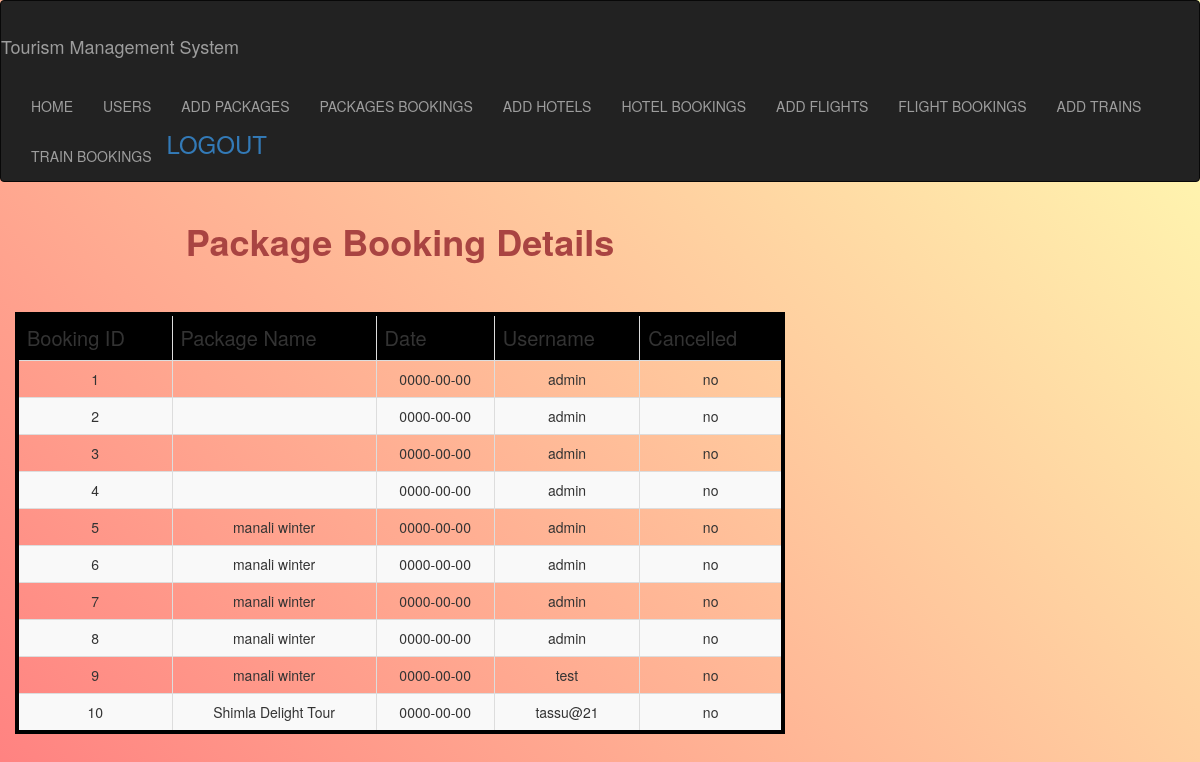
/Management/packagesbookings_view.php, run on the app's committed database.
### tables this page shows
CREATE TABLE `packagebookings` (
  `bookingID` int(11) NOT NULL,
  `packageName` varchar(255) NOT NULL,
  `date` date NOT NULL,
  `username` varchar(100) NOT NULL,
  `cancelled` enum('yes','no') NOT NULL DEFAULT 'no',
  `created_at` timestamp NOT NULL DEFAULT current_timestamp()
);

### Management/packagesbookings_view.php (the view, shortened to what this page needs)
<!Doctype html>
<html>
<head>
<link href="/css/main.css" rel="stylesheet">
<link href="/css/bootstrap.min.css" rel="stylesheet">
<link href="https://maxcdn.bootstrapcdn.com/font-awesome/4.7.0/css/font-awesome.min.css" rel="stylesheet">
<link rel="stylesheet" href="https://maxcdn.bootstrapcdn.com/bootstrap/3.3.7/css/bootstrap.min.css">
</head>
<body>
    <div class="container-fliud">
        <nav class="navbar navbar-inverse">
            <div class="container-fluid">
                <div class="navbar-header">
                    <h1 class="navbar-brand"> Tourism Management System</h1>
                </div>
                <div class="collapse navbar-collapse" id="nav">
                    <ul class="nav navbar-nav" style="float:right">
                        <li><a href="Home.php">HOME</a></li>
                        <li><a href="users_add.php">USERS</a></li>
                        <li><a href="packages_add.php">ADD PACKAGES</a></li>
                        <li><a href="packagesbookings_view.php">PACKAGES BOOKINGS</a></li>
                        <li><a href="hotels_add.php">ADD HOTELS</a></li>
                        <li><a href="hotelbookings_view.php">HOTEL BOOKINGS</a></li>
                        <li><a href="flights_add.php">ADD FLIGHTS</a></li>
                        <li><a href="flightbookings_view.php">FLIGHT BOOKINGS</a></li>
                        <li><a href="trains_add.php">ADD TRAINS</a></li>
                        <li><a href="trainbookings_view.php">TRAIN BOOKINGS</a></li>
                        <h3><a href="adminLogout.php">LOGOUT</a></h3>
                    </ul>
                </div>
            </div>
        </nav>
    </div>
    <div class="col-lg-8">
        <h1 class="text-danger text-center" style="font-weight:bold">Package Booking Details</h1>
        <br>
        <br>
        <div>
            <?php
            $servername = "localhost";
            $username = "root";
            $password = "";
            $dbname = "projectmeteor";
            $conn = new mysqli($servername, $username, $password, $dbname);
            $sql = "SELECT bookingID,packageName,date,username,cancelled FROM packagebookings";
            $result = $conn->query($sql);
            echo "
            <center>
            <table class='table table-striped table-bordered table-hover py-5' style='width:200%; border: 4px solid black; text:white; text-align: center;'>
            <tr class='text-centre text-white'style='font-size:20px; background:black'>
            <th>Booking ID</th>
            <th>Package Name</th>
            <th>Date</th>
            <th>Username</th>
            <th>Cancelled</th>
            </tr>
            </center>";
            if ($result->num_rows > 0) {
                while($row = $result->fetch_assoc()) {
                    echo "<tr>";
                    echo "<td>" . $row['bookingID'] . "</td>";
                    echo "<td>" . $row['packageName'] . "</td>";
                    echo "<td>" . $row['date'] . "</td>";
                    echo "<td>" . $row['username'] . "</td>";
                    echo "<td>" . $row['cancelled'] . "</td>";
                    echo "</tr>";
                }
            } else {
                echo "0 results";
            }
            ?>
        </div>
    </div>
</body>
</html>

### Management/packagesbookings_view.php (style rules this page uses)
body { background: linear-gradient(45deg, #ff8080, #ffffb3); height: 100%; margin: 0; background-repeat: no-repeat; background-attachment: fixed; width:100%; }

### data on the page
packagebookings: bookingID "1", date "0000-00-00", username "admin", cancelled "no"
packagebookings: bookingID "2", date "0000-00-00", username "admin", cancelled "no"
packagebookings: bookingID "3", date "0000-00-00", username "admin", cancelled "no"
packagebookings: bookingID "4", date "0000-00-00", username "admin", cancelled "no"
packagebookings: bookingID "5", packageName "manali winter", date "0000-00-00", username "admin", cancelled "no"
packagebookings: bookingID "6", packageName "manali winter", date "0000-00-00", username "admin", cancelled "no"
packagebookings: bookingID "7", packageName "manali winter", date "0000-00-00", username "admin", cancelled "no"
packagebookings: bookingID "8", packageName "manali winter", date "0000-00-00", username "admin", cancelled "no"
packagebookings: bookingID "9", packageName "manali winter", date "0000-00-00", username "test", cancelled "no"
packagebookings: bookingID "10", packageName "Shimla Delight Tour", date "0000-00-00", username "tassu@21", cancelled "no"
